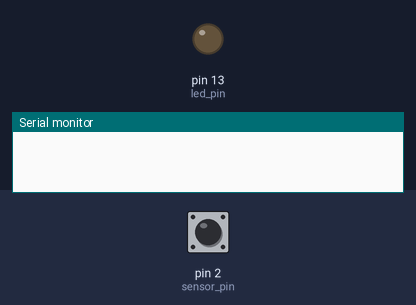
The sketch below on a simulated Arduino Uno, built with avr-gcc and run on an emulated ATmega328P. On the bench: output pins drawn as LEDs (lit = HIGH), the last lines printed to the serial monitor. Dashed ring = blinking. The test bench sets the inputs (shaded band); at power-on: pin 2 (sensor_pin) LOW.

Above: at 1.2 s.
1.3 s: pin 2 (sensor_pin) driven HIGH
At 2.0 s:
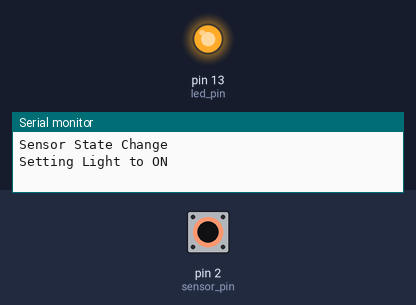
2.8 s: pin 2 (sensor_pin) pulsed LOW 5 times (0.12 s each, 0.3 s apart)
At 3.37 s:
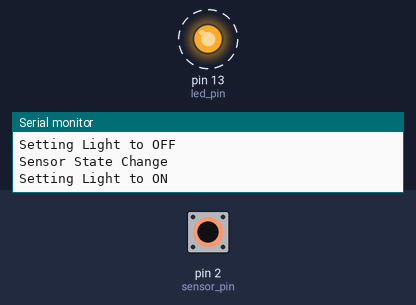
Timing chart, 0 to 5.8 s (numbered marks = the images above; inputs shaded):
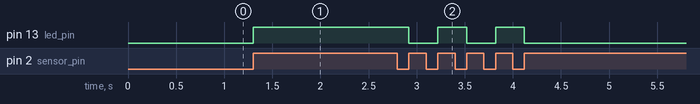

Measured:
- after the input at 1.3 s, pin 13 (led_pin): LOW → HIGH at once
- after the input at 2.8 s, pin 13 (led_pin): alternates HIGH for 0.30 s and LOW for 0.30 s, 5 changes in all, then stays LOW, starting after 0.12 s

The sketch:

Task1.2P.ino
```cpp
const byte led_pin = 13;
const byte sensor_pin = 2;

volatile byte sensorValue = LOW;

void setup() {
  Serial.begin(9600);
  pinMode(led_pin,OUTPUT);
  attachInterrupt(digitalPinToInterrupt(sensor_pin),sensor_triggered,RISING);
}

void loop() {

   digitalWrite(led_pin,sensorValue);

}

void sensor_triggered(){

  Serial.println("Sensor State Change");

  if (sensorValue == LOW){
    sensorValue = HIGH;
    Serial.println("Setting Light to ON");
  } else {
    sensorValue = LOW;
     Serial.println("Setting Light to OFF");
  }

}
```
